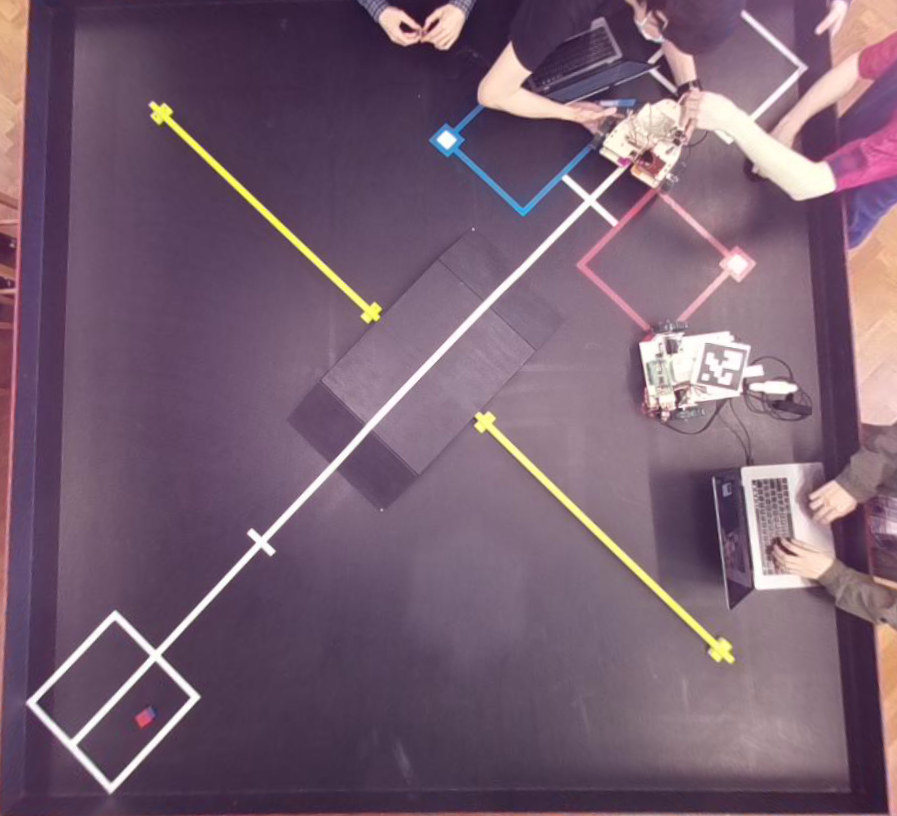
#> input picture Vision/UDT_imaged1.png, 897 x 816 px, found by its file name
$ python arucodetect.py
#> lines starting #> are read from the running program, lines starting #| are printed output that depends on the picture; after the words box and inside, x2 and y2 are one past the last pixel; in counts of white or black regions, pixels touching at a corner belong together; long printed decimals are rounded
#> further down, frame is the input picture: shape (816, 897, 3); mean B, G, R 113.4, 95.1, 119.5
### Vision/poly.py
import cv2
import contours
import numpy as np


# [41 lines left out: functions get_average, get_poly, draw_points_yx, not called in this run]


############ (x,y)
def draw_points_xy(img, coordinate_list, color = (0, 255, 0)):
    if coordinate_list is not None:
        img = img.copy()
        for i in coordinate_list:
            x = int(i[0])
            y = int(i[1])
            img = cv2.circle(img, (x,y), radius=0, color=color, thickness=3)
        return img
    else:
        return img


############ (x,y)
def draw_line_rot(img, coordinate, rot, color = (0, 255, 0)):
    img = img.copy()
    starting_point = coordinate
    rot = rot/180*np.pi
    dx = int(50 * np.cos(rot))
    dy = int(50 * np.sin(rot))
    ending_point = [coordinate[0]+dx,coordinate[1]-dy]
    img = cv2.line(img, starting_point, ending_point, color = color, thickness = 2)
    return img

### Vision/arucodetect.py
import numpy as np
import cv2
import cv2.aruco as aruco
import numpy as np
import poly as pl


#num = 0
def detectaruco(frame,font):

#> called with font = 0
    gray = cv2.cvtColor(frame, cv2.COLOR_BGR2GRAY)
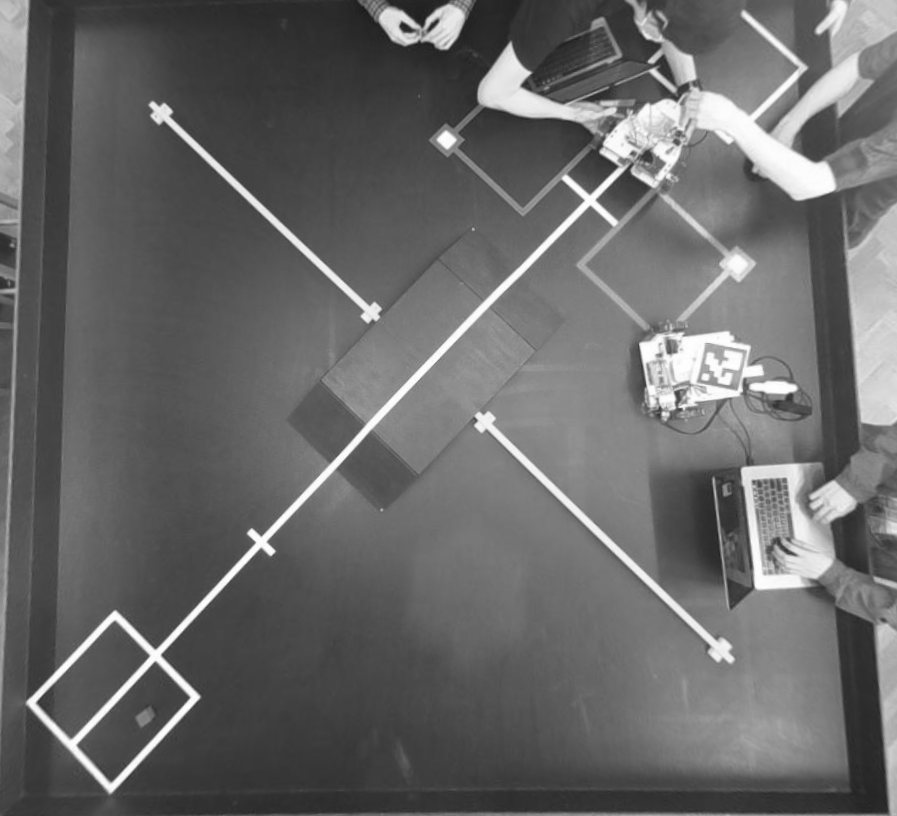
#> gray: shape (816, 897); min 24, max 255, mean 104.4
    aruco_dict = aruco.Dictionary_get(aruco.DICT_6X6_250)
    parameters =  aruco.DetectorParameters_create()

    '''

    detectMarkers(...)
        detectMarkers(image, dictionary[, corners[, ids[, parameters[, rejectedI
        mgPoints]]]]) -> corners, ids, rejectedImgPoints
    '''

    #使用aruco.detectMarkers()函数可以检测到marker，返回ID和标志板的4个角点坐标
    corners, ids, rejectedImgPoints = aruco.detectMarkers(gray,aruco_dict,parameters=parameters)
#> corners = ([[705, 343], [746, 351], [735, 390], [697, 382]],); ids = [0]; rejectedImgPoints = 13 items
    edge_center = [0,0]
    centerline_rotation = 0
    edge_rotation = 0
    if corners:
        frame = pl.draw_points_xy(frame,[corners[0][0][0]],(255,0,0))
#> the loop in draw_points_xy, `for i in coordinate_list:` made 1 pass
        frame = pl.draw_points_xy(frame,[corners[0][0][1]],(0,0,255))
#> the loop in draw_points_xy (call 2), `for i in coordinate_list:` made 1 pass
        first_point = corners[0][0][0]
#> first_point = [705, 343]
        second_point = corners[0][0][1]
#> second_point = [746, 351]
        dx = second_point[0] - first_point[0]
#> dx = 41
        dy = first_point[1] - second_point[1]
#> dy = -8
        d = np.sqrt(dx**2+dy**2)
#> d = 41.77
        if dx > 0:
            edge_rotation = np.arcsin(dy/d)*180/np.pi
#> edge_rotation = -11.04
        elif dx <0:
            edge_rotation = 180 - (np.arcsin(dy/d)*180/np.pi)
        centerline_rotation = edge_rotation + 90
#> centerline_rotation = 78.96

        edge_center = [int((corners[0][0][0][0]+corners[0][0][1][0])/2), int((corners[0][0][0][1]+corners[0][0][1][1])/2)]
#> edge_center = [725, 347]


#    如果找不打id
    if ids is not None:


        ###### DRAW ID #####
        cv2.putText(frame, "Id: " + str(ids), (0,64), font, 1, (0,255,0),2,cv2.LINE_AA)
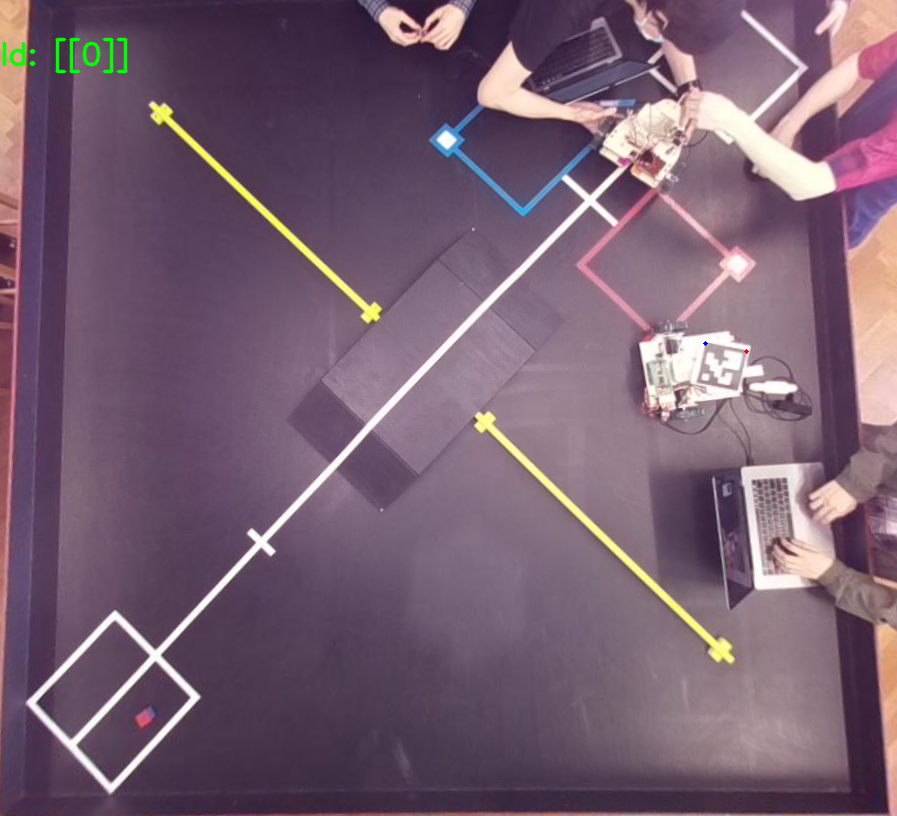
#> frame: shape (816, 897, 3); mean B, G, R 113.2, 95.4, 119.3


    else:
        ##### DRAW "NO IDS" #####
        cv2.putText(frame, "No Ids", (0,64), font, 1, (0,255,0),2,cv2.LINE_AA)

    return frame, corners, edge_center, centerline_rotation


if __name__ == "__main__":

    font = cv2.FONT_HERSHEY_SIMPLEX #font for displaying text (below)

    frame = cv2.imread('/Users/davidhao/GitProject/CamProject/Vision-RB-Robotics/Vision/UDT_imaged1.png')
    frame, corners, edge_center, centerline_rotation = detectaruco(frame,font)
#> edge_center = [725, 347]; centerline_rotation = 78.96
    print(edge_center)
#| [725, 347]
    print(centerline_rotation)
#| 78.959
    frame = pl.draw_line_rot(frame,edge_center,centerline_rotation)
#> in draw_line_rot, `starting_point = coordinate`: starting_point = [725, 347]
#> in draw_line_rot, `rot = rot/180*np.pi`: rot = 1.38
#> in draw_line_rot, `dx = int(50 * np.cos(rot))`: dx = 9
#> in draw_line_rot, `dy = int(50 * np.sin(rot))`: dy = 49
#> in draw_line_rot, `ending_point = [coordinate[0]+dx,coordinate[1]-dy]`: ending_point = [734, 298]
#> in draw_line_rot, `img = cv2.line(img, starting_point, ending_point, color = color, thick..`: img: shape (816, 897, 3); 0.02% of pixels changed, all inside (x1, y1, x2, y2) = (724, 297, 736, 349)

    cv2.imshow("frame",frame)
    cv2.waitKey(0)

$ run again, with Vision/DT_imaged1.png copied over Vision/UDT_imaged1.png
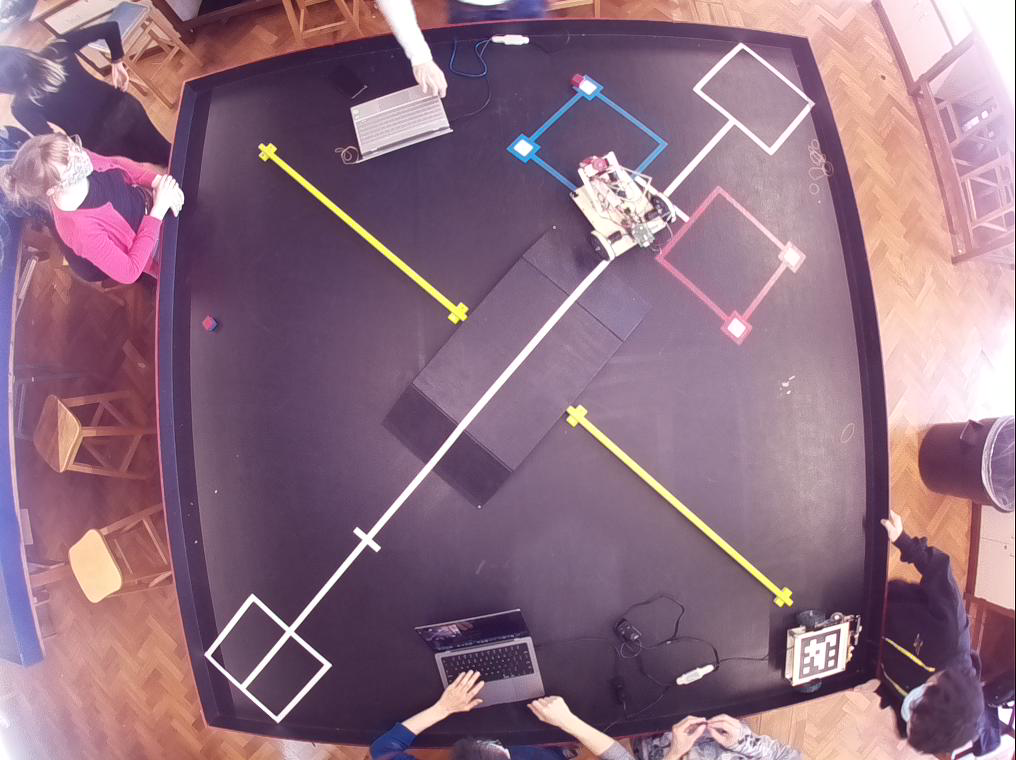
#> input picture Vision/DT_imaged1.png, 1016 x 760 px, found by its file name
#> frame is the input picture: shape (760, 1016, 3); mean B, G, R 128.7, 111.2, 142.8
#> in detectaruco, `gray = cv2.cvtColor(frame, cv2.COLOR_BGR2GRAY)`:
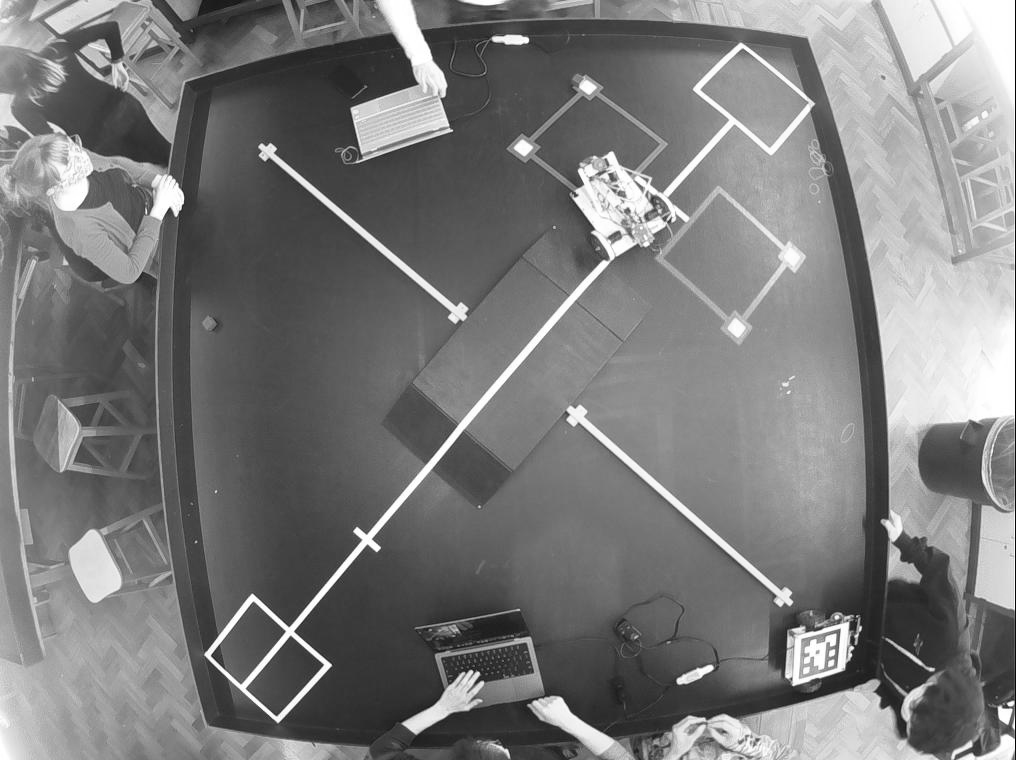
#> gray: shape (760, 1016); min 1, max 255, mean 122.6
#> in detectaruco, `corners, ids, rejectedImgPoints = aruco.detectMarkers(gray,aruco_dict,..`: corners = ([[840, 629], [836, 667], [799, 678], [801, 639]],); ids = [4]; rejectedImgPoints = 15 items
#> the loop in draw_points_xy, `for i in coordinate_list:` made 1 pass
#> the loop in draw_points_xy (call 2), `for i in coordinate_list:` made 1 pass
#> first_point = [840, 629]
#> second_point = [836, 667]
#> in detectaruco, `dx = second_point[0] - first_point[0]`: dx = -4
#> in detectaruco, `dy = first_point[1] - second_point[1]`: dy = -38
#> d = 38.21
#> edge_rotation = 264
#> in detectaruco, `centerline_rotation = edge_rotation + 90`: centerline_rotation = 354
#> in detectaruco, `edge_center = [int((corners[0][0][0][0]+corners[0][0][1][0])/2), int((..`: edge_center = [838, 648]
#> in detectaruco, `cv2.putText(frame, "Id: " + str(ids), (0,64), font, 1, (0,255,0),2,cv2..`:
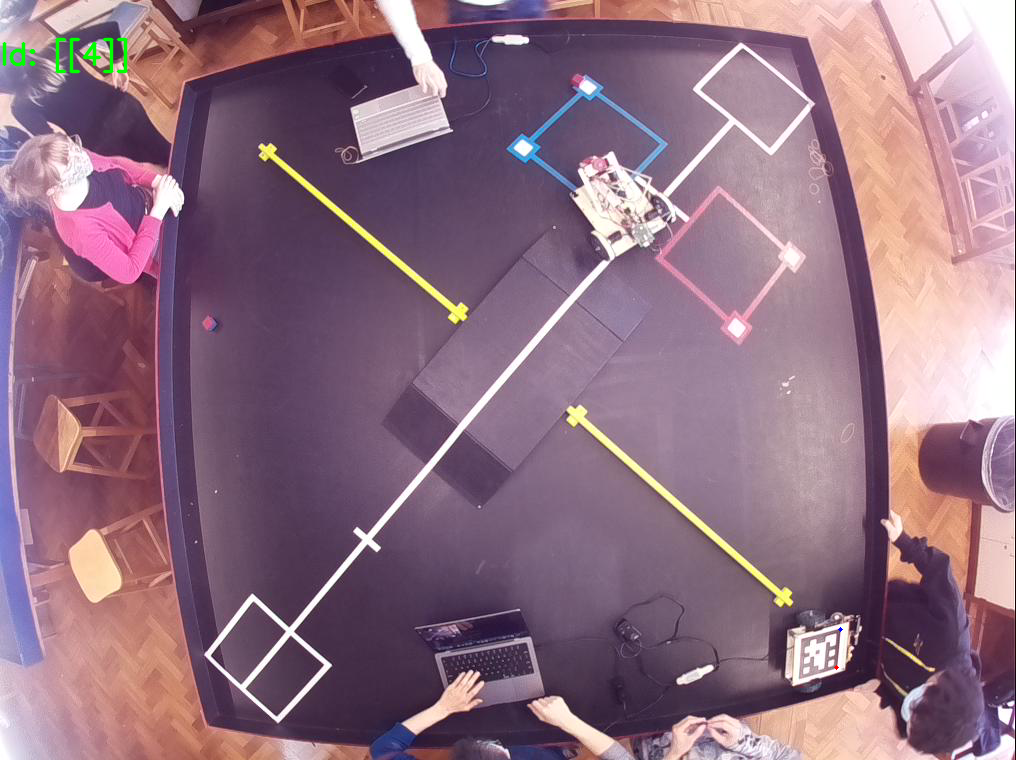
#> frame: shape (760, 1016, 3); mean B, G, R 128.5, 111.4, 142.6
#> `frame, corners, edge_center, centerline_rotation = detectaruco(frame,f..`: centerline_rotation = 354
#| [838, 648]
#| 353.991
#> starting_point = [838, 648]
#> rot = 6.18
#> in draw_line_rot, `dx = int(50 * np.cos(rot))`: dx = 49
#> in draw_line_rot, `dy = int(50 * np.sin(rot))`: dy = -5
#> ending_point = [887, 653]

$ run again, with Vision/test_image1.png copied over Vision/UDT_imaged1.png
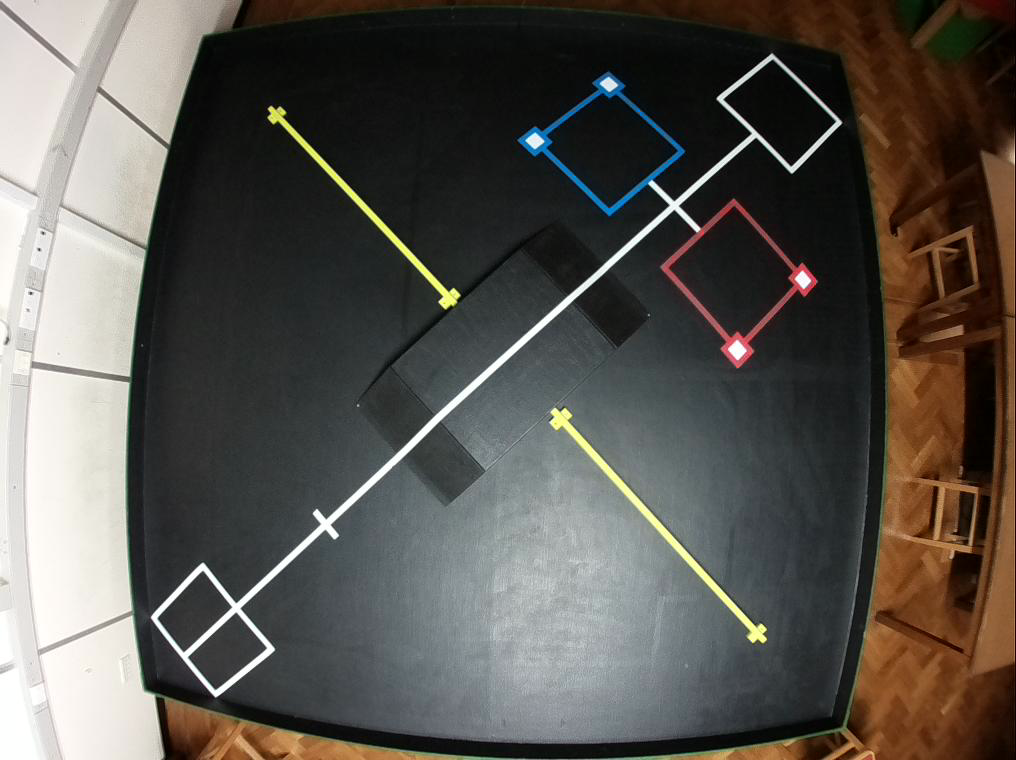
#> input picture Vision/test_image1.png, 1016 x 760 px, found by its file name
#> frame is the input picture: shape (760, 1016, 3); mean B, G, R 79.8, 85.5, 89.2
#> in detectaruco, `gray = cv2.cvtColor(frame, cv2.COLOR_BGR2GRAY)`:
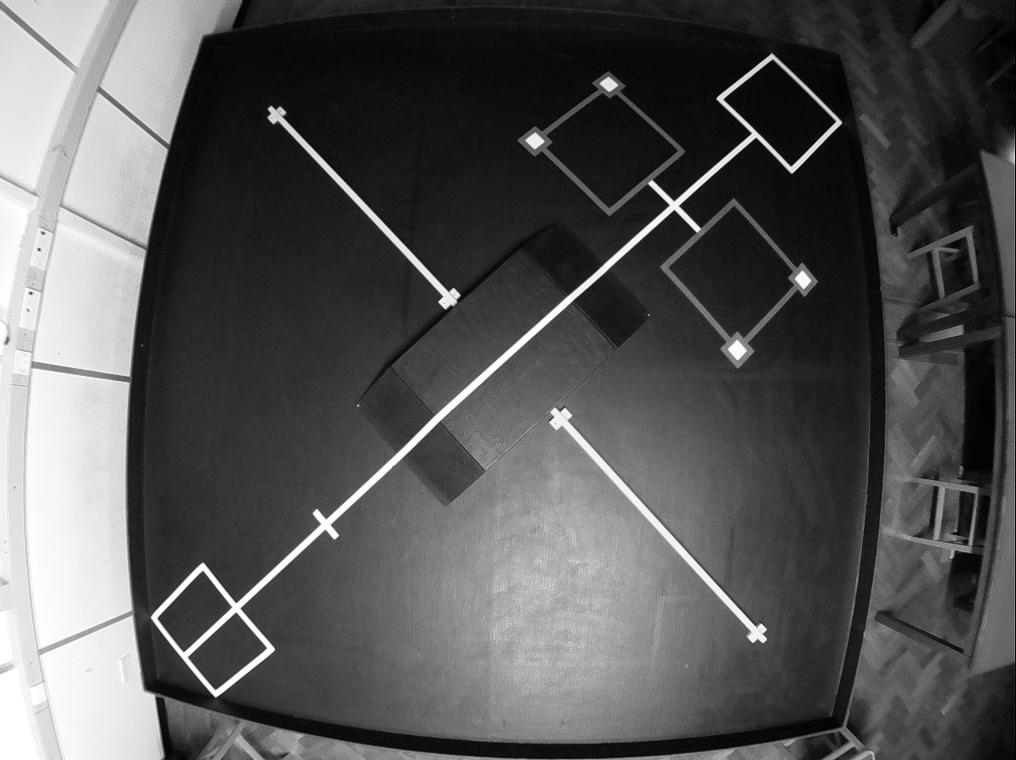
#> gray: shape (760, 1016); min 0, max 255, mean 85.8
#> in detectaruco, `corners, ids, rejectedImgPoints = aruco.detectMarkers(gray,aruco_dict,..`: corners = (); ids = None; rejectedImgPoints = 12 items
#> in detectaruco, `cv2.putText(frame, "No Ids", (0,64), font, 1, (0,255,0),2,cv2.LINE_AA)`:
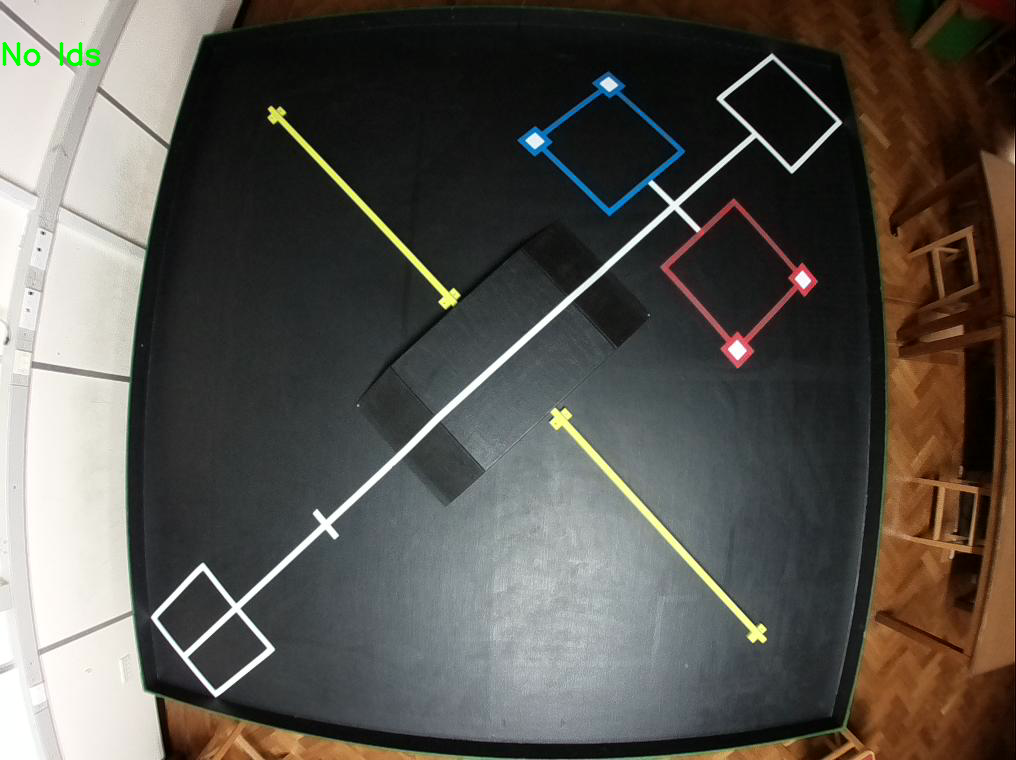
#> frame: shape (760, 1016, 3); 0.15% of pixels changed, all inside (x1, y1, x2, y2) = (2, 41, 101, 67)
#> `frame, corners, edge_center, centerline_rotation = detectaruco(frame,f..`: corners = (); edge_center = [0, 0]; centerline_rotation = 0
#| [0, 0]
#| 0
#> starting_point = [0, 0]
#> rot = 0
#> dx = 50
#> dy = 0
#> ending_point = [50, 0]
#> img: shape (760, 1016, 3); 0.01% of pixels changed, all inside (x1, y1, x2, y2) = (0, 0, 52, 2)
